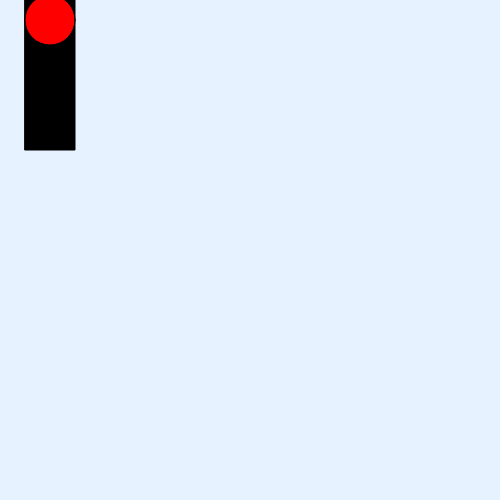
Frame 1 (no input)
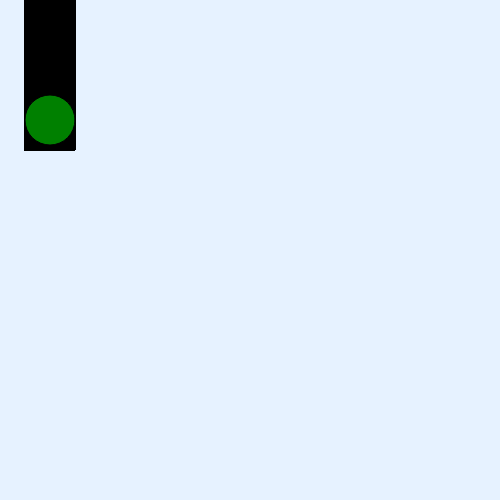
Frame 60 (no input)
Frame 120 (the mouse pressed at the canvas centre since frame 60): identical to frame 60, image omitted

The p5.js sketch that drew these frames (run headless with seeded random() and noise() and a simulated clock; from frame 60 on, the mouse is pressed at the canvas centre):

// p5.js sketch
// ── sketch.js
var myState = 0;
var timer = 200;
var x = 0;

function setup() {
  // put setup code here
  createCanvas(500, 500);
  rectMode(CENTER);
  ellipseMode(CENTER);
  background(230, 242, 255);
}

function draw() {
  

  switch (myState) {
    case 0:
      fill('black');
      rect(50, 50, 50, 200);
      fill('red');
      ellipse(50, 20, 50, 50);
      timer = timer + 1;
      if (timer > 200) {
        myState = 1;
        timer = 0;
      }
      break;

    case 1:
      fill('black');
      rect(50, 50, 50, 200);
      ellipse(50, 20, 50, 50);
      fill('green');
      ellipse(50, 120, 50, 50);
      timer = timer + 1;
      if (timer > 200) {
        myState = 2;
        timer = 0;
      }
      break;

    case 2:
      fill('black');
      rect(50, 50, 50, 200);
      fill('yellow');
      ellipse(50, 70, 50, 50);
      timer = timer + 1;
      if (timer > 200) {
        myState = 0;
        timer = 0;
      }
      break;

  }


  }
